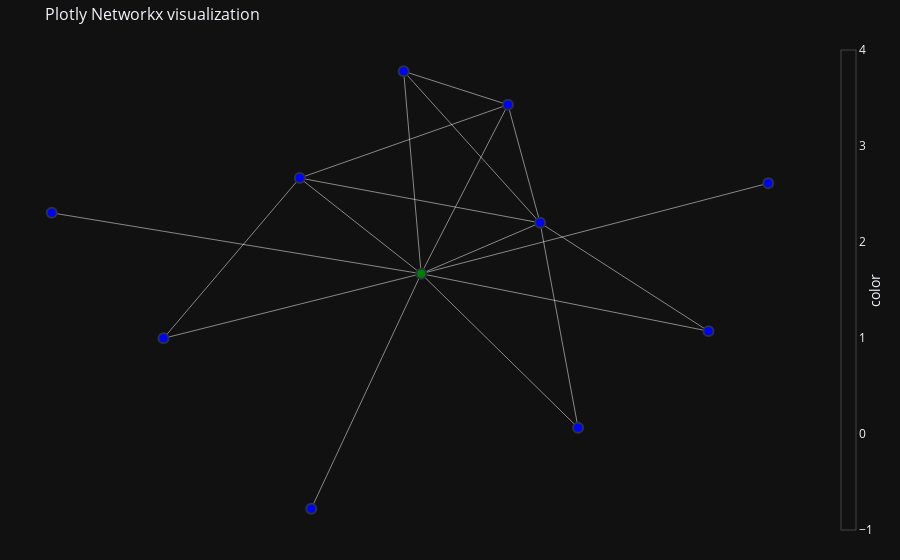

The code cell stored with this chart in its notebook:
### Code cell
visualize_network(G, color_by = 'color', size_by = None, title = None, layout = "spring_layout")#color = None Problem

### Figure 1 — Plotly figure (JSON) as saved in the notebook; plotly's stock layout.template omitted (floating-point values rounded to 4 significant figures)
{"data": [{"hoverinfo": "text", "line": {"color": "white", "width": 0.5}, "mode": "lines", "text": ["Edge SIRT1 - EP300", "Edge SIRT1 - TP53", "Edge EP300 - DDX5", "Edge EP300 - MDM2", "Edge EP300 - CREBBP", "Edge EP300 - CDK2", "Edge EP300 - TP53", "Edge TP53 - AURKA", "Edge TP53 - DDX5", "Edge TP53 - UBE3A", "Edge TP53 - RPA1", "Edge TP53 - MDM2", "Edge TP53 - BARD1", "Edge TP53 - CREBBP", "Edge TP53 - CDK2", "Edge RPA1 - CDK2", "Edge CDK2 - CREBBP", "Edge MDM2 - CREBBP"], "type": "scatter", "x": [0.7262, 0.2837, null, 0.7262, -0.02893, null, 0.2837, 0.3836, null, 0.2837, -0.07502, null, 0.2837, 0.1992, null, 0.2837, -0.3481, null, 0.2837, -0.02893, null, -0.02893, -0.3178, null, -0.02893, 0.3836, null, -0.02893, 0.8834, null, -0.02893, -0.7062, null, -0.02893, -0.07502, null, -0.02893, -1, null, -0.02893, 0.1992, null, -0.02893, -0.3481, null, -0.7062, -0.3481, null, -0.3481, 0.1992, null, -0.07502, 0.1992, null], "y": [-0.2713, 0.1379, null, -0.2713, -0.0544, null, 0.1379, -0.6368, null, 0.1379, 0.711, null, 0.1379, 0.5844, null, 0.1379, 0.3074, null, 0.1379, -0.0544, null, -0.0544, -0.9428, null, -0.0544, -0.6368, null, -0.0544, 0.2875, null, -0.0544, -0.2986, null, -0.0544, 0.711, null, -0.0544, 0.1757, null, -0.0544, 0.5844, null, -0.0544, 0.3074, null, -0.2986, 0.3074, null, 0.3074, 0.5844, null, 0.711, 0.5844, null]}, {"hoverinfo": "name+text", "marker": {"color": ["blue", "blue", "green", "blue", "blue", "blue", "blue", "blue", "blue", "blue", "blue"], "colorbar": {"thickness": 15, "title": {"side": "right", "text": "color"}, "xanchor": "left"}, "colorscale": [[0, "rgb(247,251,255)"], [0.125, "rgb(222,235,247)"], [0.25, "rgb(198,219,239)"], [0.375, "rgb(158,202,225)"], [0.5, "rgb(107,174,214)"], [0.625, "rgb(66,146,198)"], [0.75, "rgb(33,113,181)"], [0.875, "rgb(8,81,156)"], [1, "rgb(8,48,107)"]], "line": {"width": 2}, "reversescale": true, "showscale": true, "size": 10}, "mode": "markers", "text": ["Node: SIRT1\n\ncolor: blue\npos: [ 0.7262092  -0.27134725]\n", "Node: EP300\n\ncolor: blue\npos: [0.28370441 0.13792894]\n", "Node: TP53\n\ncolor: green\npos: [-0.02892753 -0.05439705]\n", "Node: AURKA\n\ncolor: blue\npos: [-0.31781504 -0.94279892]\n", "Node: DDX5\n\ncolor: blue\npos: [ 0.38355137 -0.63682819]\n", "Node: UBE3A\n\ncolor: blue\npos: [0.88343449 0.28753081]\n", "Node: RPA1\n\ncolor: blue\npos: [-0.70624223 -0.29863173]\n", "Node: CDK2\n\ncolor: blue\npos: [-0.34806729  0.30743177]\n", "Node: MDM2\n\ncolor: blue\npos: [-0.07501537  0.71103195]\n", "Node: CREBBP\n\ncolor: blue\npos: [0.19916797 0.58436354]\n", "Node: BARD1\n\ncolor: blue\npos: [-1.          0.17571612]\n"], "type": "scatter", "x": [0.7262, 0.2837, -0.02893, -0.3178, 0.3836, 0.8834, -0.7062, -0.3481, -0.07502, 0.1992, -1], "y": [-0.2713, 0.1379, -0.0544, -0.9428, -0.6368, 0.2875, -0.2986, 0.3074, 0.711, 0.5844, 0.1757]}], "layout": {"autosize": true, "hovermode": "closest", "margin": {"b": 20, "l": 5, "r": 5, "t": 40}, "showlegend": false, "title": {"font": {"size": 16}, "text": "Plotly Networkx visualization"}, "xaxis": {"autorange": true, "range": [-1.117, 1.001], "showgrid": false, "showticklabels": false, "type": "linear", "zeroline": false}, "yaxis": {"autorange": true, "range": [-1.079, 0.8475], "showgrid": false, "showticklabels": false, "type": "linear", "zeroline": false}}}
